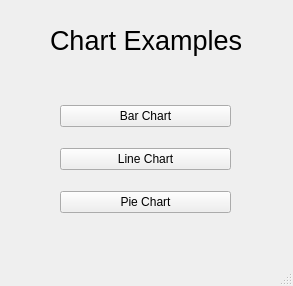
<?xml version="1.0" encoding="UTF-8"?>
<ui version="4.0">
 <class>chartMenu</class>
 <widget class="QMainWindow" name="chartMenu">
  <property name="geometry">
   <rect>
    <x>0</x>
    <y>0</y>
    <width>293</width>
    <height>286</height>
   </rect>
  </property>
  <property name="windowTitle">
   <string>chartMenu</string>
  </property>
  <widget class="QWidget" name="centralwidget">
   <widget class="QLabel" name="label">
    <property name="geometry">
     <rect>
      <x>50</x>
      <y>20</y>
      <width>201</width>
      <height>41</height>
     </rect>
    </property>
    <property name="font">
     <font>
      <pointsize>20</pointsize>
     </font>
    </property>
    <property name="text">
     <string>Chart Examples</string>
    </property>
   </widget>
   <widget class="QWidget" name="">
    <property name="geometry">
     <rect>
      <x>60</x>
      <y>90</y>
      <width>171</width>
      <height>141</height>
     </rect>
    </property>
    <layout class="QVBoxLayout" name="verticalLayout">
     <item>
      <widget class="QPushButton" name="barChartBtn">
       <property name="text">
        <string>Bar Chart</string>
       </property>
      </widget>
     </item>
     <item>
      <widget class="QPushButton" name="lineChartBtn">
       <property name="text">
        <string>Line Chart</string>
       </property>
      </widget>
     </item>
     <item>
      <widget class="QPushButton" name="pieChartBtn">
       <property name="text">
        <string>Pie Chart</string>
       </property>
      </widget>
     </item>
    </layout>
   </widget>
  </widget>
  <widget class="QMenuBar" name="menubar">
   <property name="geometry">
    <rect>
     <x>0</x>
     <y>0</y>
     <width>293</width>
     <height>21</height>
    </rect>
   </property>
  </widget>
  <widget class="QStatusBar" name="statusbar"/>
 </widget>
 <resources/>
 <connections/>
</ui>
